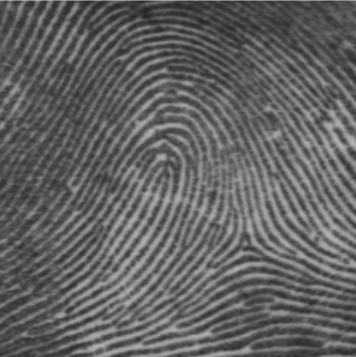
#> input picture relatorio2/impressaodigital.png, 356 x 357 px
$ python teste.py
#> lines starting #> are read from the running program, lines starting #| are printed output that depends on the picture
import cv2
import numpy as np
from matplotlib import plyplot as plt
img = cv2.imread("impressaodigital.png")
#> img is the input picture: shape (357, 356, 3); mean B, G, R 98.5, 98.5, 98.5
imgCanny = cv2.Canny(img, 150, 240)
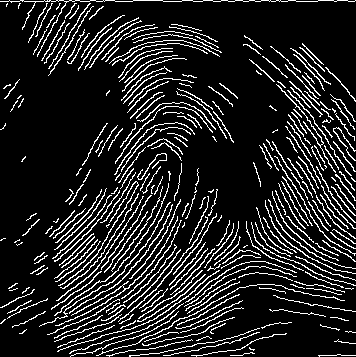
#> imgCanny: shape (357, 356); 13.9% white in thin lines or dots
# img = cv2.medianBlur(img, 55)
cv2.imshow("original", img)
cv2.imshow("cannyzada", imgCanny)
cv2.waitKey()
